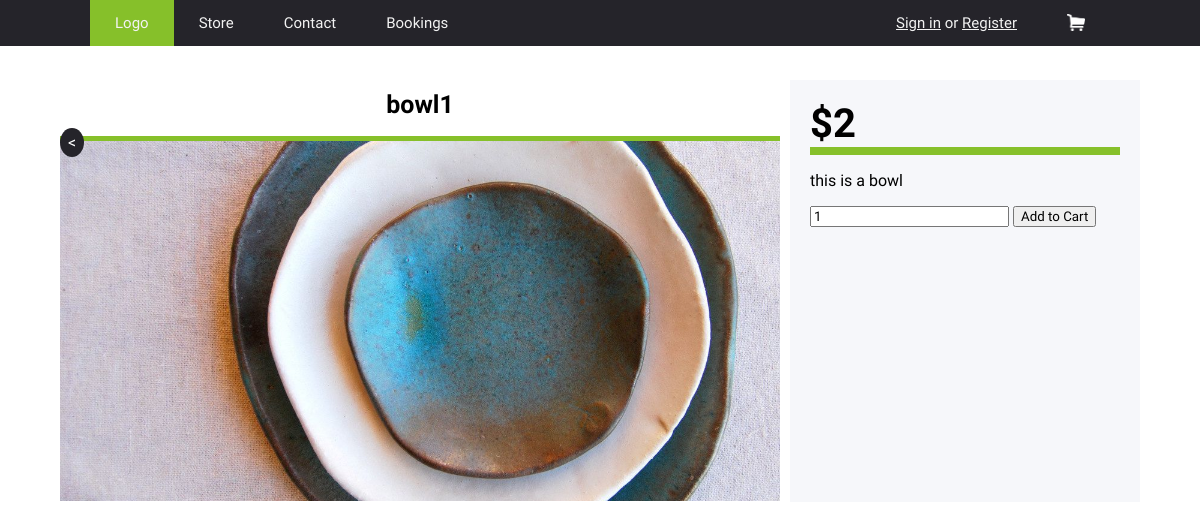
/PakiriClayWebsite/product_info.php?product=1, run on the app's committed database.
### tables this page shows
CREATE TABLE `product_info` (
  `id` int(11) NOT NULL,
  `name` varchar(50) NOT NULL,
  `description` text NOT NULL,
  `price` int(3) NOT NULL,
  `image` varchar(30) NOT NULL,
  `category` varchar(50) NOT NULL,
  `availability` varchar(5) NOT NULL
);

### PakiriClayWebsite/product_info.php (the view, shortened to what this page needs)
<?php
$image = "";
$productID = $_GET["product"];
include('navigation.php');
$sql = "SELECT * FROM product_info WHERE id = $productID";
$result = $conn->query($sql);
if ($result->num_rows > 0) {
	$row = $result->fetch_assoc();
	$image = $row["image"];
	$name = $row["name"];
	$price = $row["price"];
	$description = $row["description"];
}
?>
<div style="width: 90%; margin: auto; margin-top: 80px;">
	<div class="product_grid">
		<div class="product_images">
			<img src="Images/<?php print($image)?>">
		</div>
		<div class="product_info_box">
			<div class="product_info">
				<h1>$<?php print($price); ?></h1>
				<p><?php print($description); ?></p>
				<form name="addForm" method="post" action="add_to_cart.php">
					<input type="number" name="quantity" value="1">
					<button type="submit">Add to Cart</button>
				</form>
			</div>
		</div>
		<div class="product_title">
			<a href="store.php" style="position: absolute; top: 16%;"><</a><h2><?php print($name); ?></h2>
		</div>
	</div>
</div>

### PakiriClayWebsite/Css/stylesheet.css (style rules this page uses)
* { box-sizing: border-box; font-family: Tahoma; scroll-behavior: smooth; }
a { text-decoration: none; color: #080808; }
button, input { outline: none; box-shadow: none; }
body { margin: 0; font-family: 'Helvetica', sans-serif; }
.product_grid { display: grid; grid-template-rows: 1fr 6fr; grid-template-columns: 4fr 2fr; grid-template-areas: "product_title product_info" "product_images product_info"; margin: 0px; }
.product_images { grid-area: product_images; }
.product_info_box { grid-area: product_info; padding-left: 10px; padding-bottom: 3px; }
.product_title { padding-top: 10px; grid-area: product_title; border-bottom: #86C02A 5px solid; }
.product_images img { width: 100%; max-height: 30vw; object-fit: cover; padding: 0px; }
.product_info { background-color: #F6F7FA ; height: 100%; margin: 0px; padding: 20px; }
.product_info h1 { margin: 0; font-size: 40px; border-bottom: #86C02A 8px solid; }
.product_title h2 { margin: 0; font-size: 25px; text-align: center; }
.product_title a { background-color: #25242A; color: white; border-radius: 50%; padding: 5px; padding-left: 8px; padding-right: 8px; }

### data on the page
product_info: image (picture), price "2", description "this is a bowl", name "bowl1"
